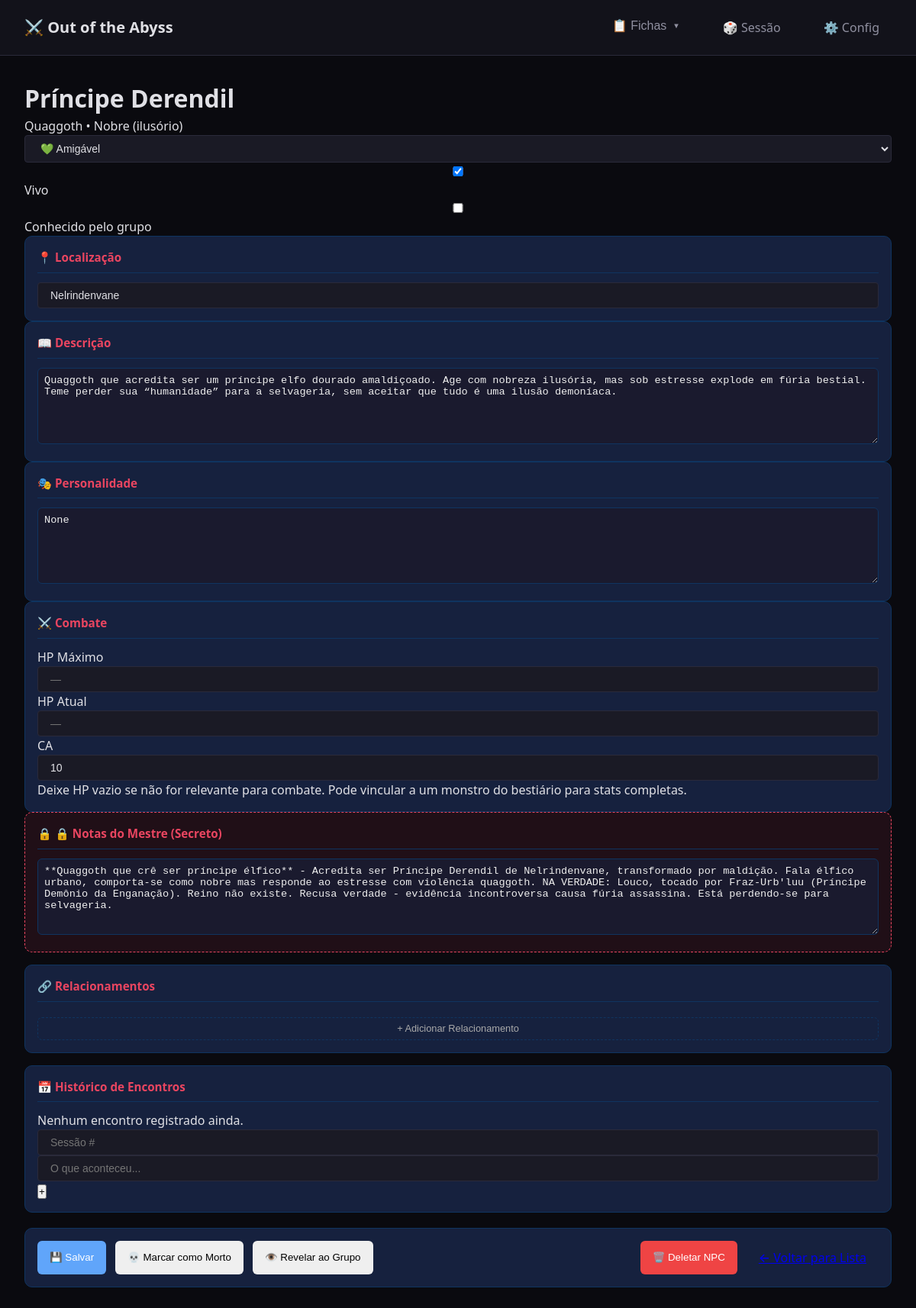
Page /fichas/npc/14 on the committed database.
### tables this page shows
CREATE TABLE npcs (
                id INTEGER PRIMARY KEY AUTOINCREMENT,
                nome TEXT NOT NULL,
                titulo TEXT,
                raca TEXT,
                classe TEXT,
                ocupacao TEXT,
                localizacao TEXT,
                descricao TEXT,
                personalidade TEXT,
                
                -- Combate
                hp_maximo INTEGER,
                hp_atual INTEGER,
                ca INTEGER DEFAULT 10,
                monstro_id INTEGER,
                
                -- Relacionamentos (alinhamento com o grupo)
                alinhamento TEXT DEFAULT 'neutro',  -- amigável, indiferente, hostil
                aliado INTEGER DEFAULT 0,
                hostil INTEGER DEFAULT 0,
                neutro INTEGER DEFAULT 1,
                
                -- Status
                vivo INTEGER DEFAULT 1,
                conhecido INTEGER DEFAULT 0,
                
                imagem TEXT,
                notas TEXT,
                
                criado_em TEXT DEFAULT CURRENT_TIMESTAMP,
                atualizado_em TEXT DEFAULT CURRENT_TIMESTAMP, observacoes TEXT, atributos TEXT, segredo TEXT, acoes TEXT,
                
                FOREIGN KEY (monstro_id) REFERENCES monstros(id)
            );

### app/routes/fichas.py (the view)
@fichas_bp.route('/npc/<int:id>')
def ver_npc(id):
    npc = NPCRepository.get_by_id(id)
    if not npc:
        return render_template('erro.html', mensagem='NPC não encontrado'), 404
    return render_template('fichas/npc.html', npc=npc)

### app/modulos/database.py (called while the page is built)
@contextmanager
def get_connection():
    conn = sqlite3.connect(DB_PATH)
    conn.row_factory = sqlite3.Row  # Retorna dicts ao invés de tuples
    conn.execute("PRAGMA foreign_keys = ON")  # Habilita foreign keys
    conn.execute("PRAGMA journal_mode = WAL")  # Write-Ahead Logging (mais rápido)
    conn.execute("PRAGMA synchronous = NORMAL")  # Balance entre segurança e velocidade
    try:
        yield conn
        conn.commit()
    except Exception as e:
        conn.rollback()
        raise e
    finally:
        conn.close()

def dict_from_row(row) -> Optional[Dict]:
    if row is None:
        return None
    return dict(row)

def json_loads_safe(data: str, default=None):
    if data is None:
        return default
    try:
        return json.loads(data)
    except:
        return default

    @classmethod
    def get_by_id(cls, id: int) -> Optional[Dict]:
        with get_connection() as conn:
            cursor = conn.execute(f"SELECT * FROM {cls.table_name} WHERE id = ?", (id,))
            row = cursor.fetchone()
            return dict_from_row(row)

### app/modulos/repositories.py (called while the page is built)
    @classmethod
    def _parse_json_fields(cls, data: Dict) -> None:
        json_fields = ['atributos', 'acoes']
        for field in json_fields:
            if field in data and data[field]:
                data[field] = json_loads_safe(data[field], default=[])

    @classmethod
    def get_by_id(cls, id: int) -> Optional[Dict]:
        data = super().get_by_id(id)
        if data:
            cls._parse_json_fields(data)
        return data

### templates/fichas/npc.html (shortened to what this page needs)
{% extends "base.html" %}
{% block extra_css %}
<link rel="stylesheet" href="{{ url_for('static', filename='css/fichas.css') }}">
{% endblock %}
{% block content %}
<div class="ficha-npc-container">
    <header class="ficha-npc-header">
        <div class="npc-info-principal">
            <h1 class="npc-nome" data-campo="nome" contenteditable="true">{{ npc.nome if npc else 'Nome do NPC' }}</h1>
            <p class="npc-subtitulo">
                <span data-campo="raca" contenteditable="true">{{ npc.raca if npc else 'Raça' }}</span>
                {% if npc and npc.classe %} • <span data-campo="classe" contenteditable="true">{{ npc.classe }}</span>{% endif %}
            </p>
        </div>
        <div class="npc-status-container">
            <select class="status-select" data-campo="alinhamento">
                <option value="amigavel" {{ 'selected' if npc and npc.alinhamento == 'amigavel' else '' }}>💚 Amigável</option>
            </select>
            <label class="checkbox-vivo">
                <input type="checkbox" data-campo="vivo" {{ 'checked' if not npc or npc.vivo else '' }}>
                Vivo
            </label>
            <label class="checkbox-conhecido">
                <input type="checkbox" data-campo="conhecido" {{ 'checked' if npc and npc.conhecido else '' }}>
                Conhecido pelo grupo
            </label>
        </div>
    </header>
    <div class="ficha-npc-body">
        <div class="coluna-esquerda">
            <div class="bloco localizacao">
                <h3>📍 Localização</h3>
                <input type="text" class="input-full" data-campo="localizacao" value="{{ npc.localizacao if npc else '' }}" placeholder="Onde este NPC está atualmente?">
            </div>
            <div class="bloco descricao">
                <h3>📖 Descrição</h3>
                <textarea class="texto-area" data-campo="descricao" placeholder="Aparência, comportamento, primeira impressão...">{{ npc.descricao if npc else '' }}</textarea>
            </div>
            <div class="bloco personalidade-npc">
                <h3>🎭 Personalidade</h3>
                <textarea class="texto-area" data-campo="personalidade" placeholder="Como o NPC age, fala, o que motiva ele...">{{ npc.personalidade if npc else '' }}</textarea>
            </div>
            <div class="bloco stats-combate">
                <h3>⚔️ Combate</h3>
                <div class="stats-grid">
                    <div class="stat-item">
                        <label>HP Máximo</label>
                        <input type="number" data-campo="hp_maximo" value="{{ npc.hp_maximo if npc and npc.hp_maximo else '' }}" placeholder="—">
                    </div>
                    <div class="stat-item">
                        <label>HP Atual</label>
                        <input type="number" data-campo="hp_atual" value="{{ npc.hp_atual if npc and npc.hp_atual else '' }}" placeholder="—">
                    </div>
                    <div class="stat-item">
                        <label>CA</label>
                        <input type="number" data-campo="ca" value="{{ npc.ca if npc and npc.ca else 10 }}" placeholder="10">
                    </div>
                </div>
                <p class="stat-hint">Deixe HP vazio se não for relevante para combate. Pode vincular a um monstro do bestiário para stats completas.</p>
            </div>
        </div>
        <div class="coluna-direita">
            <div class="bloco notas-mestre">
                <h3>🔒 Notas do Mestre (Secreto)</h3>
                <textarea class="texto-area texto-secreto" data-campo="notas" placeholder="Segredos, planos futuros, conexões que os jogadores não sabem...">{{ npc.notas if npc else '' }}</textarea>
            </div>
            <div class="bloco relacionamentos">
                <h3>🔗 Relacionamentos</h3>
                <button class="btn-adicionar" onclick="adicionarRelacionamento()">+ Adicionar Relacionamento</button>
            </div>
            <div class="bloco historico">
                <h3>📅 Histórico de Encontros</h3>
                <div class="historico-lista" id="lista-historico">
                    {% if npc and npc.historico %}
                    {% for evento in npc.historico %}
                    <div class="historico-item">
                        <span class="historico-sessao">Sessão {{ evento.sessao }}</span>
                        <span class="historico-texto">{{ evento.descricao }}</span>
                    </div>
                    {% endfor %}
                    {% else %}
                    <p class="lista-vazia-pequena">Nenhum encontro registrado ainda.</p>
                    {% endif %}
                </div>
                <div class="adicionar-historico">
                    <input type="number" id="nova-sessao" placeholder="Sessão #" min="1">
                    <input type="text" id="novo-evento" placeholder="O que aconteceu...">
                    <button class="btn-adicionar-pequeno" onclick="adicionarEvento()">+</button>
                </div>
            </div>
        </div>
    </div>
    <div class="acoes-rapidas">
        {% if npc and npc.id %}
        <button class="btn-acao btn-salvar" onclick="salvarNPC()">💾 Salvar</button>
        <button class="btn-acao btn-matar" onclick="toggleVivo()">{{ '💀 Marcar como Morto' if npc.vivo else '✨ Ressuscitar' }}</button>
        <button class="btn-acao btn-revelar" onclick="toggleConhecido()">{{ '👁️ Revelar ao Grupo' if not npc.conhecido else '🙈 Ocultar do Grupo' }}</button>
        <button class="btn-acao btn-danger" onclick="deletarNPC()" style="margin-left: auto;">🗑️ Deletar NPC</button>
        {% else %}
        <button class="btn-acao btn-criar" onclick="criarNPC()">✅ Criar NPC</button>
        {% endif %}
        <a href="{{ url_for('fichas.lista_npcs') }}" class="btn-acao btn-voltar">← Voltar para Lista</a>
    </div>
</div>
{% endblock %}

### app/static/css/base.css (style rules this page uses)
:root { --bg-primary: #0a0a0f; --bg-secondary: #12121a; --bg-tertiary: #1a1a25; --bg-elevated: #22222f; --text-primary: #e0e0e5; --text-secondary: #9090a0; --text-muted: #606070; --accent-primary: #4a6fa5; --accent-secondary: #8b4a8b; --accent-danger: #a54a4a; --accent-success: #4a8b5a; --accent-warning: #8b7a4a; --border-color: #2a2a3a; --border-light: #3a3a4a; --shadow-sm: 0 2px 4px rgba(0, 0, 0, 0.3); --shadow-md: 0 4px 8px rgba(0, 0, 0, 0.4); --shadow-lg: 0 8px 16px rgba(0, 0, 0, 0.5); --spacing-xs: 0.25rem; --spacing-sm: 0.5rem; --spacing-md: 1rem; --spacing-lg: 1.5rem; --spacing-xl: 2rem; --radius-sm: 4px; --radius-md: 8px; --radius-lg: 12px; --transition-fast: 0.15s ease; --transition-normal: 0.25s ease; }
*, *::before, *::after { box-sizing: border-box; margin: 0; padding: 0; }
html { font-size: 16px; }
body { font-family: 'Segoe UI', system-ui, -apple-system, sans-serif; background-color: var(--bg-primary); color: var(--text-primary); line-height: 1.5; min-height: 100vh; }
.btn-danger { background-color: var(--accent-danger); border-color: var(--accent-danger); }
input, select, textarea { background-color: var(--bg-tertiary); border: 1px solid var(--border-color); border-radius: var(--radius-sm); padding: var(--spacing-sm) var(--spacing-md); color: var(--text-primary); font-size: 0.875rem; width: 100%; }

### app/static/css/fichas.css (style rules this page uses)
:root { --ficha-bg: #1a1a2e; --ficha-card-bg: #16213e; --ficha-border: #0f3460; --ficha-accent: #e94560; --ficha-accent-dark: #c73e54; --ficha-gold: #ffd700; --ficha-silver: #c0c0c0; --ficha-copper: #b87333; --ficha-text: #eee; --ficha-text-muted: #aaa; --ficha-success: #4ade80; --ficha-warning: #fbbf24; --ficha-danger: #ef4444; --ficha-info: #60a5fa; --status-aliado: #4ade80; --status-hostil: #ef4444; --status-neutro: #fbbf24; }
.coluna-direita { display: flex; flex-direction: column; gap: 1rem; }
.bloco, .ficha-section { background: var(--ficha-card-bg); border: 1px solid var(--ficha-border); border-radius: 10px; padding: 1rem; }
.bloco h3, .ficha-section h3 { color: var(--ficha-accent); font-size: 0.95rem; margin: 0 0 0.75rem 0; padding-bottom: 0.5rem; border-bottom: 1px solid var(--ficha-border); }
.btn-adicionar { width: 100%; padding: 0.4rem; margin-top: 0.5rem; background: transparent; border: 1px dashed var(--ficha-border); border-radius: 6px; color: var(--ficha-text-muted); cursor: pointer; font-size: 0.8rem; transition: all 0.2s; }
.texto-area { width: 100%; min-height: 100px; background: var(--ficha-bg); border: 1px solid var(--ficha-border); border-radius: 6px; padding: 0.5rem; color: var(--ficha-text); font-size: 0.85rem; resize: vertical; }
.texto-area::placeholder { color: var(--ficha-text-muted); }
.acoes-rapidas { display: flex; flex-wrap: wrap; gap: 0.75rem; margin-top: 1.25rem; padding: 1rem; background: var(--ficha-card-bg); border: 1px solid var(--ficha-border); border-radius: 10px; }
.btn-acao { padding: 0.6rem 1rem; border: none; border-radius: 6px; font-weight: 500; cursor: pointer; display: flex; align-items: center; gap: 0.4rem; transition: all 0.2s; }
.btn-salvar { background: var(--ficha-info); color: white; }
.notas-mestre { background: rgba(233, 69, 96, 0.1); border: 1px dashed var(--ficha-accent); }
.notas-mestre h3 { color: var(--ficha-accent); }
.notas-mestre h3::before { content: '🔒 '; }
.btn-danger { background: var(--ficha-danger); color: white; }

### rows in the picture
npcs: nome "Príncipe Derendil", raca "Quaggoth", classe "Nobre (ilusório)", localizacao "Nelrindenvane", descricao "Quaggoth que acredita ser um príncipe elfo dourado amaldiçoado. Age com nobreza ilusória, mas sob estresse explode em fúria bestial. Teme perder sua “humanidade” para a selvageria, sem aceitar que tudo é uma ilusão demoníaca.", personalidade "None", ca "10", notas "**Quaggoth que crê ser príncipe élfico** - Acredita ser Príncipe Derendil de Nelrindenvane, transformado por maldição. Fala élfico urbano, comporta-se como nobre mas responde ao estresse com violência quaggoth. NA VERDADE: Louco, tocado por Fraz-Urb'luu (Príncipe Demônio da Enganação). Reino não existe. Recusa verdade - evidência incontroversa causa fúria assassina. Está perdendo-se para selvageria.", vivo "💀 Marcar como Morto", conhecido "👁️ Revelar ao Grupo"
